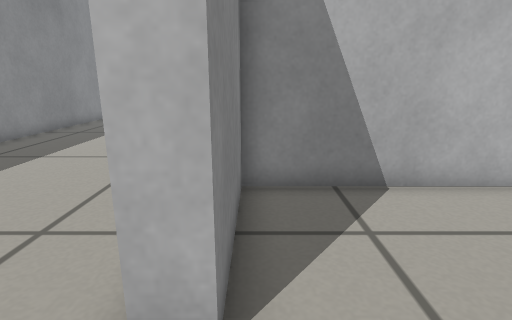
View 1 (above)

12 first-person views from a walk through a robot-simulator world made for Gazebo. The camera is 0.44 m above the floor, tilts 14° down and sees 80° across. The floor is counted in squares, 0.2 m on a side. Each view is taken from the middle of a square. On the plan, view 1 faces up. The plan holds only what a view shows up to about 18 squares ahead; the rest is blank.

View 2
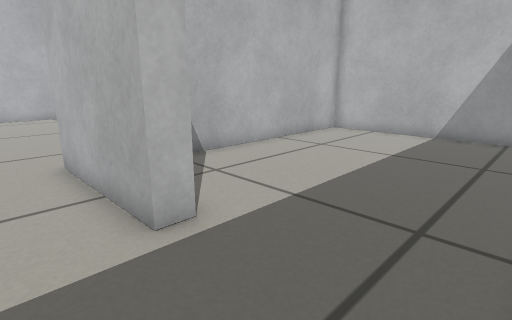

View 3
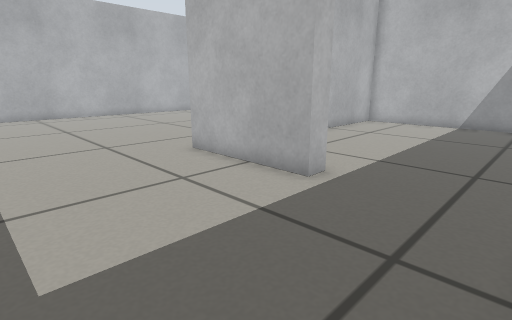

View 4
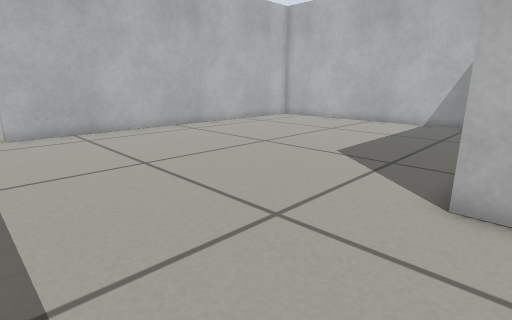

View 5
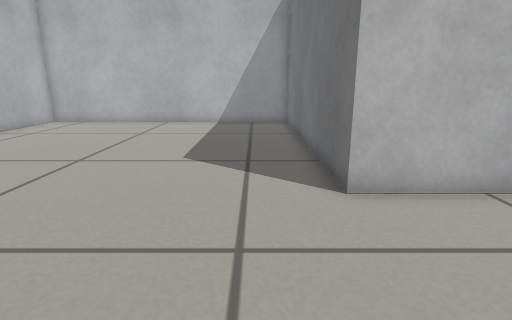

View 6
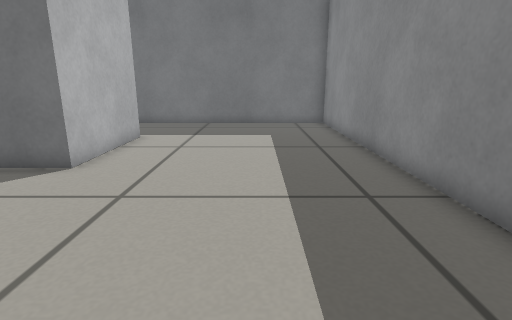

View 7
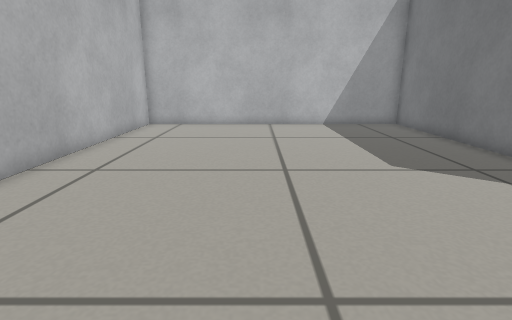

View 8
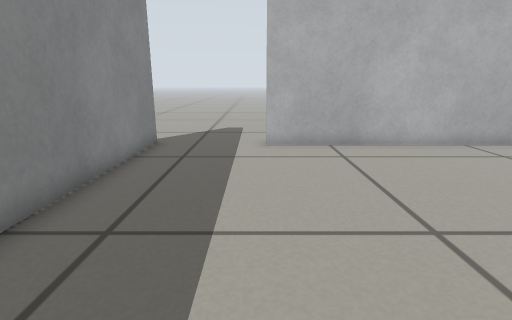

View 9
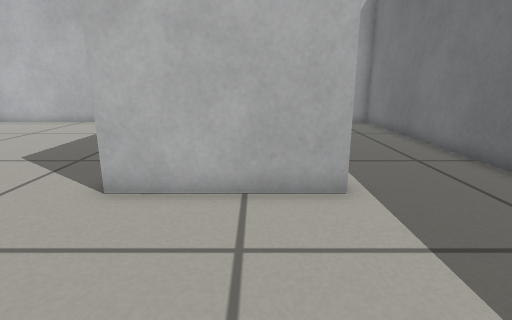

View 10
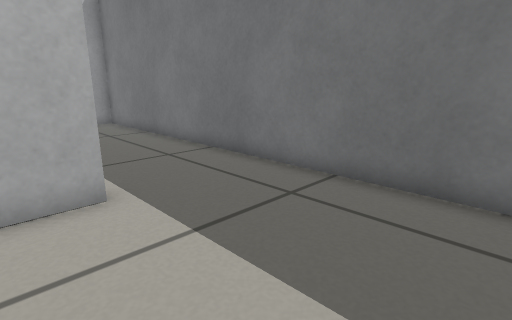

View 11
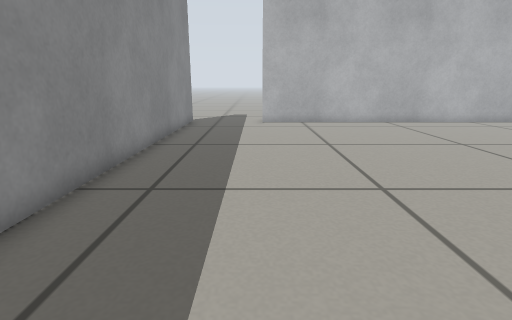

View 12
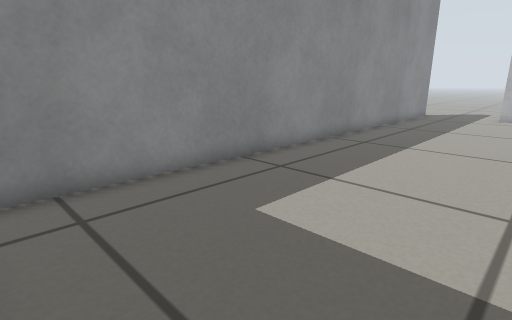

### Floor plan
Points are (right, up) in squares from view 1. A wall is a line through its corners. A room is listed if a view was taken in it or the views show most of it. See-through windows are left out.
Room 1 (view 1)
walls: (-1.4, -2.5) (11.1, -2.5) (11.1, 6.4) (-0.3, 6.4) (-0.3, 2.1) (-1.1, 2.1)
ways out: opening at (-1, 0) to room 2
Room 2 (views 2, 3, 4, 5, 6, 7, 8, 9, 10, 11, 12)
walls: (-1.1, 2.1) (-1.1, 7.1) (11.1, 7.1) (11.1, 21) (-5.6, 21); (-9.9, 20.6) (-9.9, -2.5) (-1.4, -2.5)
ways out: opening at (-1, 0) to room 1; opening at (-7.5, 21)

Where each view was taken, in squares from view 1:
view 1: 0 up, 0 right, facing up
view 2: 2 down, 3 left, facing up-right
view 3: 2 down, 7 left, facing up-right
view 4: 6 up, 7 left, facing up-right
view 5: 9 up, 7 left, facing right
view 6: 15 up, 6 left, facing down
view 7: 15 up, 6 left, facing right
view 8: 10 up, 6 left, facing up
view 9: 4 up, 7 left, facing right
view 10: 4 up, 7 left, facing down-right
view 11: 3 up, 6 left, facing up
view 12: 2 down, 3 left, facing up-left
